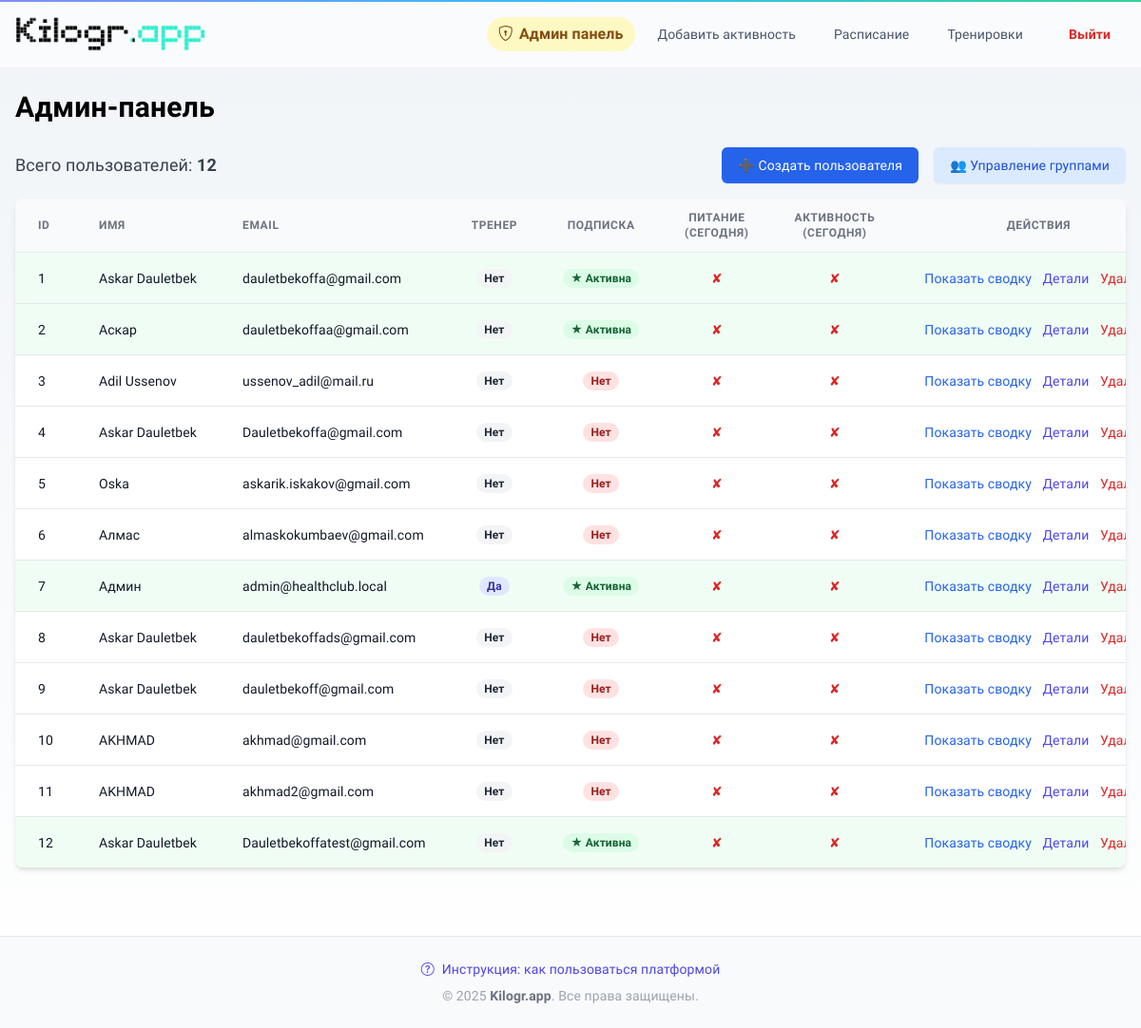
The page /admin (signed in) on the database its author committed.
### app.py (models this page shows, shortened)
class User(db.Model):
    @property
    def has_subscription(self):
        return self.is_trainer or (self.subscription and self.subscription.is_active)
    id = db.Column(db.Integer, primary_key=True)
    email = db.Column(db.String(120), unique=True, nullable=False)
    password = db.Column(db.String(128), nullable=False)
    name = db.Column(db.String(50), nullable=False)
    date_of_birth = db.Column(db.Date)
    renewal_reminder_last_shown_on = db.Column(db.Date)  # когда последний раз показали модалку продления
    renewal_telegram_sent = db.Column(db.Boolean, default=False)  # телеграм-пинг за 5 дней отправлен
    telegram_notify_enabled = db.Column(db.Boolean, default=True)  # общий рубильник TG-уведомлений
    notify_trainings = db.Column(db.Boolean, default=True)  # напоминания по тренировкам (за час и "старт")
    notify_subscription = db.Column(db.Boolean, default=True)  # напоминалка о продлении
    fat_mass_goal = db.Column(db.Float, nullable=True)
    muscle_mass_goal = db.Column(db.Float, nullable=True)
    is_trainer = db.Column(db.Boolean, default=False, nullable=False)
    avatar = db.Column(db.String(200), nullable=False, default='i.webp')
    analysis_comment = db.Column(db.Text)
    telegram_chat_id = db.Column(db.String(50), nullable=True)
    telegram_code = db.Column(db.String(10), nullable=True)
    show_welcome_popup = db.Column(db.Boolean, default=False, nullable=False)
    updated_at = db.Column(db.DateTime, default=datetime.utcnow)

### app.py (the view, shortened to what this page needs)
@app.route("/admin")
@admin_required  # Защита маршрута для админа
def admin_dashboard():
    users = User.query.order_by(User.id).all()  # Order by ID for stable display
    today = date.today()
    statuses = {}
    details = {}
    metrics_def = [
        ('Рост', 'height', '📏', 'см', True),
        ('Вес', 'weight', '⚖️', 'кг', False),
        ('Мышцы', 'muscle_mass', '💪', 'кг', True),
        ('Жир', 'fat_mass', '🧈', 'кг', False),
        ('Вода', 'body_water', '💧', '%', True),
        ('Метаболизм', 'metabolism', '⚡', 'ккал', True),
        ('Белок', 'protein_percentage', '🥚', '%', True),
        ('Висц. жир', 'visceral_fat_rating', '🔥', '', False),
        ('ИМТ', 'bmi', '📐', '', False),
    ]
    for u in users:
        has_meal = MealLog.query.filter_by(user_id=u.id, date=today).count() > 0
        has_activity = Activity.query.filter_by(user_id=u.id, date=today).count() > 0
        statuses[u.id] = {
            'meal': has_meal,
            'activity': has_activity,
            'subscription_active': u.has_subscription  # Проверяем наличие активной подписки
        }
        meals = MealLog.query.filter_by(user_id=u.id, date=today).all()
        meals_data = [{
            'type': m.meal_type,
            'cal': m.calories,
            'prot': m.protein,
            'fat': m.fat,
            'carbs': m.carbs
        } for m in meals]
        act = Activity.query.filter_by(user_id=u.id, date=today).first()
        activity_data = None
        last = BodyAnalysis.query.filter_by(user_id=u.id) \
            .order_by(BodyAnalysis.timestamp.desc()).first()
        prev = BodyAnalysis.query.filter_by(user_id=u.id) \
            .order_by(BodyAnalysis.timestamp.desc()).offset(1).first()
        metrics = []
        for label, field, icon, unit, good_up in metrics_def:
            cur = getattr(last, field, None)
            pr = getattr(prev, field, None)
            diff = pct = arrow = None
            is_good = None
            if cur is not None and pr is not None:
                diff = cur - pr
                if pr != 0:
                    pct = diff / pr * 100
                arrow = '↑' if diff > 0 else '↓' if diff < 0 else ''
                if diff == 0:
                    arrow = ''  # No arrow for no change
                    is_good = True  # Can consider no change as good/neutral
                else:
                    is_good = (diff > 0 and good_up) or (diff < 0 and not good_up)
            metrics.append({
                'label': label,
                'icon': icon,
                'unit': unit,
                'cur': cur,
                'diff': diff,
                'pct': pct,
                'arrow': arrow,
                'is_good': is_good
            })
        details[u.id] = {
            'meals': meals_data,
            'activity': activity_data,
            'metrics': metrics
        }
    return render_template(
        "admin_dashboard.html",
        users=users,
        statuses=statuses,
        details=details,
        today=today
    )

### app.py (called while the page is built, shortened)
def get_current_user():
    user_id = session.get('user_id')
    if user_id:
        return db.session.get(User, user_id)
    return None

def is_admin():
    user = get_current_user()
    return user and user.email == ADMIN_EMAIL

def admin_required(f):
    @wraps(f)
    def decorated_function(*args, **kwargs):
        if not session.get('user_id'):
            return redirect(url_for('login', next=request.url))
        if not is_admin():
            abort(403)  # Forbidden
        return f(*args, **kwargs)
    return decorated_function

@app.context_processor
def inject_flags():
    u = get_current_user()
    return dict(is_trainer_user=bool(u and u.is_trainer))

@app.context_processor
def utility_processor():
    def get_bmi_category(bmi):
        if bmi is None:
            return ""
        if bmi < 18.5:
            return "Недостаточный вес"
        elif bmi < 25:
            return "Норма"
        elif bmi < 30:
            return "Избыточный вес"
        else:
            return "Ожирение"
    return dict(
        get_bmi_category=get_bmi_category,
        calculate_age=calculate_age,  # <-- теперь в шаблоне доступна
        today=date.today(),  # <-- и переменная today
    )

@app.context_processor
def inject_user():
    return {'current_user': get_current_user()}

@app.context_processor
def inject_renewal_reminder():
    u = get_current_user()  # у тебя уже есть helper для текущего пользователя
    show = False
    summary = {"fat_delta": 0.0, "muscle_delta": 0.0}
    days_left = None
    return dict(renewal_reminder_due=show, monthly_summary=summary, subscription_days_left=days_left)

    @property
    def is_active(self):
        today = date.today()
        return (self.status == 'active' and
                self.start_date <= today and
                (self.end_date is None or self.end_date >= today))

### templates/admin_dashboard.html (shortened to what this page needs)
{% extends 'base.html' %}
{% block content %}
<div
  class="max-w-7xl mx-auto px-4 py-6"
  x-data='{
    statuses: {{ statuses|tojson }},
    details:  {{ details|tojson }},
    expanded: null,
    editUser: null,
    get detail() {
      return this.details[this.expanded] || { meals: [], activity: null, metrics: [] };
    }
  }'
>
  <h1 class="text-3xl font-bold mb-6">Админ‑панель</h1>
  <div class="flex justify-between items-center mb-4">
    <p class="text-lg text-gray-700">Всего пользователей: <span class="font-semibold">{{ users|length }}</span></p>
    <div>
      <a href="{{ url_for('admin_create_user') }}" class="inline-flex items-center px-4 py-2 border border-transparent text-sm font-medium rounded-md shadow-sm text-white bg-blue-600 hover:bg-blue-700 focus:outline-none focus:ring-2 focus:ring-offset-2 focus:ring-blue-500 mr-3">
        ➕ Создать пользователя
      </a>
      <a href="{{ url_for('admin_groups_list') }}" class="inline-flex items-center px-4 py-2 border border-transparent text-sm font-medium rounded-md shadow-sm text-blue-700 bg-blue-100 hover:bg-blue-200 focus:outline-none focus:ring-2 focus:ring-offset-2 focus:ring-blue-500">
        👥 Управление группами
      </a>
    </div>
  </div>
  <div class="overflow-x-auto bg-white shadow-md rounded-lg">
   <table class="min-w-full divide-y divide-gray-200">
  <thead class="bg-gray-50">
    <tr class="text-left text-xs font-medium text-gray-500 uppercase tracking-wider">
      <th class="px-6 py-3">ID</th>
      <th class="px-6 py-3">Имя</th>
      <th class="px-6 py-3">Email</th>
      <th class="px-6 py-3">Тренер</th>
      <th class="px-6 py-3 text-center">Подписка</th>
      <th class="px-6 py-3 text-center">Питание (Сегодня)</th>
      <th class="px-6 py-3 text-center">Активность (Сегодня)</th>
      <th class="px-6 py-3 text-center">Действия</th>
    </tr>
  </thead>
  <tbody class="divide-y divide-gray-200">
    {% for u in users %}
    <tr
      class="hover:bg-gray-100 transition-colors duration-200"
      :class="{
        'bg-gray-50': expanded === {{ u.id }},
        'bg-green-50': statuses[{{ u.id }}].subscription_active && expanded !== {{ u.id }}
      }"
    >
      <td class="px-6 py-4 whitespace-nowrap text-sm text-gray-900">{{ u.id }}</td>
      <td class="px-6 py-4 whitespace-nowrap text-sm text-gray-900">{{ u.name }}</td>
      <td class="px-6 py-4 whitespace-nowrap text-sm text-gray-900">{{ u.email }}</td>
      <td class="px-6 py-4 whitespace-nowrap text-sm text-center">
        {% if u.is_trainer %}
            <span class="px-2 inline-flex text-xs leading-5 font-semibold rounded-full bg-indigo-100 text-indigo-800">Да</span>
        {% else %}
            <span class="px-2 inline-flex text-xs leading-5 font-semibold rounded-full bg-gray-100 text-gray-800">Нет</span>
        {% endif %}
      </td>
      <td class="px-6 py-4 whitespace-nowrap text-sm text-center">
        {% if u.has_subscription %}
            <span class="px-2 inline-flex text-xs leading-5 font-semibold rounded-full bg-green-100 text-green-800">
              ★ Активна
            </span>
        {% else %}
            <span class="px-2 inline-flex text-xs leading-5 font-semibold rounded-full bg-red-100 text-red-800">
              Нет
            </span>
        {% endif %}
      </td>
      <td class="px-6 py-4 whitespace-nowrap text-sm text-center">
        <span :class="statuses[{{ u.id }}].meal ? 'text-green-600' : 'text-red-600'">
          {{ statuses[u.id].meal and '✔' or '✘' }}
        </span>
      </td>
      <td class="px-6 py-4 whitespace-nowrap text-sm text-center">
        <span :class="statuses[{{ u.id }}].activity ? 'text-green-600' : 'text-red-600'">
          {{ statuses[u.id].activity and '✔' or '✘' }}
        </span>
      </td>
      <td class="px-6 py-4 whitespace-nowrap text-sm font-medium text-center">
        <button
          @click.stop="expanded = (expanded === {{ u.id }} ? null : {{ u.id }})"
          class="text-blue-600 hover:text-blue-900 mx-1"
          x-text="expanded === {{ u.id }} ? 'Скрыть' : 'Показать сводку'"
        ></button>
        <a href="{{ url_for('admin_user_detail', user_id=u.id) }}" class="text-indigo-600 hover:text-indigo-900 mx-1">
            Детали
        </a>
        <form action="{{ url_for('admin_delete_user', user_id=u.id) }}" method="POST" class="inline-block" onsubmit="return confirm('Вы уверены, что хотите удалить пользователя {{ u.name }}? Это действие необратимо.');">
            <button type="submit" class="text-red-600 hover:text-red-900 mx-1">
                Удалить
            </button>
        </form>
      </td>
    </tr>
    {% endfor %}
  </tbody>
</table>
  </div>
</div>
{% endblock %}

### templates/base.html (shortened to what this page needs)
<!DOCTYPE html>
<html lang="ru">
<head>
  <script src="https://cdn.tailwindcss.com"></script>
    <link rel="stylesheet" href="https://cdnjs.cloudflare.com/ajax/libs/font-awesome/6.5.2/css/all.min.css">
<link href="https://cdn.jsdelivr.net/npm/bootstrap-icons@1.11.3/font/bootstrap-icons.css" rel="stylesheet">
  <link rel="stylesheet" href="https://cdn.jsdelivr.net/npm/bootstrap-icons@1.11.3/font/bootstrap-icons.min.css">
</head>
<body class="flex flex-col">
<header class="sticky top-0 z-50 backdrop-blur-xl bg-white/70 supports-[backdrop-filter]:bg-white/60 border-b border-white/20"
        x-data="{ open: false }">
  <div class="max-w-7xl mx-auto px-4">
    <div class="flex items-center justify-between py-3">
      <a href="/profile" class="flex items-center gap-2 hover:opacity-90 transition">
        <img
          src="{{ url_for('static', filename='logo.png') }}"
          alt="Kilogr.app"
          class="h-10 md:h-11 w-auto object-contain"
          width="1730"
          height="379"
          loading="lazy"
        />
      </a>
      <nav class="hidden md:flex items-center gap-2">
        {% if session.user_id %}
          {% if current_user and current_user.email == 'admin@healthclub.local' %}
            <a href="/admin"
               class="inline-flex items-center gap-1.5 px-3 py-1.5 rounded-full bg-yellow-100 text-yellow-800 font-semibold hover:bg-yellow-200 transition">
              <i class="bi bi-shield-lock"></i>
              <span>Админ панель</span>
            </a>
          {% endif %}
          <a href="/manual_activity"
             class="inline-flex px-4 py-2 rounded-full text-sm font-medium transition
                    {% if request.path == '/manual_activity' %} bg-slate-900 text-white shadow {% else %} text-slate-600 hover:text-slate-900 hover:bg-slate-100 {% endif %}">
            Добавить активность
          </a>
          <a href="/trainings-calendar"
             class="inline-flex px-4 py-2 rounded-full text-sm font-medium transition
                    {% if request.path == '/trainings-calendar' %} bg-slate-900 text-white shadow {% else %} text-slate-600 hover:text-slate-900 hover:bg-slate-100 {% endif %}">
            Расписание
          </a>
          {% if is_trainer_user %}
          <a href="/trainings"
             class="inline-flex px-4 py-2 rounded-full text-sm font-medium transition
                    {% if request.path == '/trainings' %} bg-slate-900 text-white shadow {% else %} text-slate-600 hover:text-slate-900 hover:bg-slate-100 {% endif %}">
            Тренировки
          </a>
          {% endif %}
          <a href="/logout"
             class="ml-2 inline-flex px-4 py-2 rounded-full text-sm font-semibold text-red-600 hover:bg-red-50 transition">
            Выйти
          </a>
        {% endif %}
      </nav>
    </div>
  </div>
</header>
  <main class="flex-grow">
    {% block content %}{% endblock %}
  </main>
<footer class="bg-gray-50 border-t mt-12">
  <div class="max-w-7xl mx-auto px-4 py-6 text-center text-sm">
    <div class="mb-2">
      <a href="{{ url_for('instructions_page') }}"
         class="inline-flex items-center gap-2 text-indigo-600 hover:text-indigo-700 font-medium">
        <i class="bi bi-question-circle"></i>
        <span>Инструкция: как пользоваться платформой</span>
      </a>
    </div>
    <div class="text-gray-400">
      © 2025 <span class="font-semibold text-gray-500">Kilogr.app</span>. Все права защищены.
    </div>
  </div>
</footer>
</body>
</html>

### templates/base.html (style rules this page uses)
body { font-family: 'Golos Text', system-ui, -apple-system, 'Segoe UI', Roboto, Arial, sans-serif; background: linear-gradient(to bottom, #f0f4f8 0%, #ffffff 100%); min-height: 100vh; font-weight: 500; letter-spacing: 0.1px; }
h1, h2, h3, h4 { font-weight: 700; letter-spacing: 0.2px; }

### rows shown on the page
User: id "1", name "Askar Dauletbek", email "dauletbekoffa@gmail.com", is_trainer "Нет", statuses "✘"
User: id "2", name "Аскар", email "dauletbekoffaa@gmail.com", is_trainer "Нет", statuses "✘"
User: id "3", name "Adil Ussenov", email "ussenov_adil@mail.ru", is_trainer "Нет", statuses "✘"
User: id "4", name "Askar Dauletbek", email "Dauletbekoffa@gmail.com", is_trainer "Нет", statuses "✘"
User: id "5", name "Oska", email "askarik.iskakov@gmail.com", is_trainer "Нет", statuses "✘"
User: id "6", name "Алмас", email "almaskokumbaev@gmail.com", is_trainer "Нет", statuses "✘"
User: id "7", name "Админ", email "admin@healthclub.local", is_trainer "Да", statuses "✘"
User: id "8", name "Askar Dauletbek", email "dauletbekoffads@gmail.com", is_trainer "Нет", statuses "✘"
User: id "9", name "Askar Dauletbek", email "dauletbekoff@gmail.com", is_trainer "Нет", statuses "✘"
User: id "10", name "AKHMAD", email "akhmad@gmail.com", is_trainer "Нет", statuses "✘"
User: id "11", name "AKHMAD", email "akhmad2@gmail.com", is_trainer "Нет", statuses "✘"
User: id "12", name "Askar Dauletbek", email "Dauletbekoffatest@gmail.com", is_trainer "Нет", statuses "✘"

### other values the page prints
{{ users|length }} "12"
